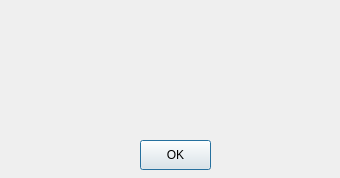
<?xml version="1.0" encoding="UTF-8"?>
<ui version="4.0">
 <class>Dialog</class>
 <widget class="QDialog" name="Dialog">
  <property name="geometry">
   <rect>
    <x>0</x>
    <y>0</y>
    <width>340</width>
    <height>178</height>
   </rect>
  </property>
  <property name="minimumSize">
   <size>
    <width>340</width>
    <height>178</height>
   </size>
  </property>
  <property name="maximumSize">
   <size>
    <width>340</width>
    <height>178</height>
   </size>
  </property>
  <property name="windowTitle">
   <string>Aj COK Farming Bot</string>
  </property>
  <property name="windowIcon">
   <iconset>
    <normaloff>app_cok.ico</normaloff>app_cok.ico</iconset>
  </property>
  <widget class="QPushButton" name="pbtn">
   <property name="geometry">
    <rect>
     <x>140</x>
     <y>140</y>
     <width>71</width>
     <height>30</height>
    </rect>
   </property>
   <property name="text">
    <string>OK</string>
   </property>
  </widget>
  <widget class="QLabel" name="lbl">
   <property name="geometry">
    <rect>
     <x>10</x>
     <y>10</y>
     <width>311</width>
     <height>121</height>
    </rect>
   </property>
   <property name="text">
    <string/>
   </property>
   <property name="alignment">
    <set>Qt::AlignCenter</set>
   </property>
  </widget>
 </widget>
 <resources/>
 <connections/>
</ui>
